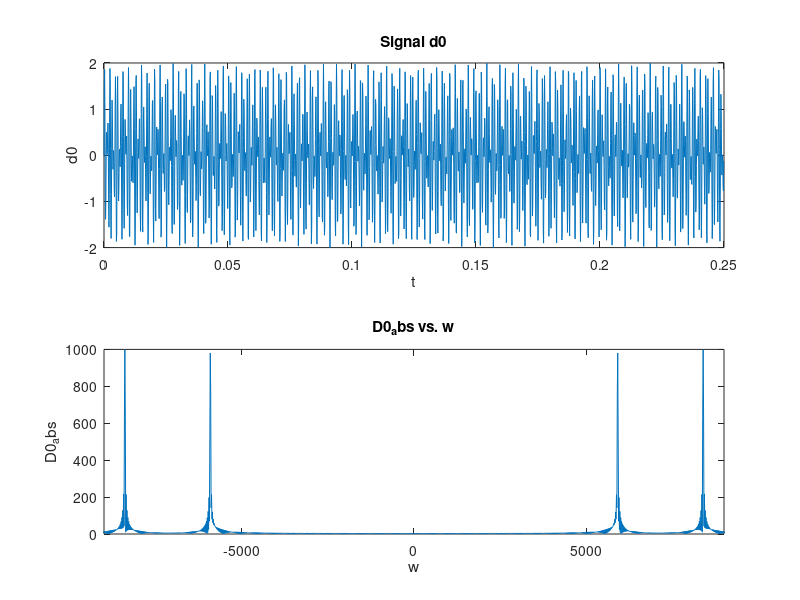

MATLAB code to generate this figure:
%File: Ex1.m
%Name: Jeremy Liem
%Description: Identifying Frequency Content of a Signal

clearvars;
close all;

% create vector t
Fs = 8000;
t = 0:(1/Fs):0.25-(1/Fs);

% Create signal vector d0
d0 = sin(2*pi*941*t) + sin(2*pi*1336*t);

sound (d0,Fs);
pause (1);
sound (d0, Fs);

%Plot the graph
figure;
subplot(2,1,1);
plot(t,d0);
xlabel('t');
ylabel('d0');
title('Signal d0');

% Create fft function
N = 4096;
D0_fft = fftshift(fft(d0,N));

% Compute magnitude of D0_fft
D0_abs = abs(D0_fft);

% Define frequency
w_period = 2*pi*Fs/N;
w = (-N/2:(N/2)-1)*w_period;

%Plot the graph
subplot(2,1,2);
plot(w,D0_abs);
xlim([-9000 9000]);
ylim([0 1000]);
xlabel('w');
ylabel('D0_abs');
title('D0_abs vs. w');

% Identify the indices
index_tone0 = find(D0_abs > 900);
freq_tone0 = w(index_tone0)/(2*pi)
